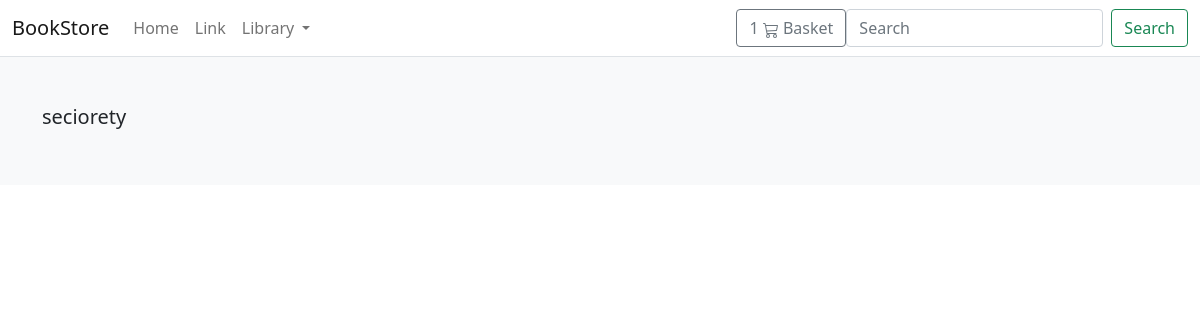
The app's page /cat/seciorety/, older data.
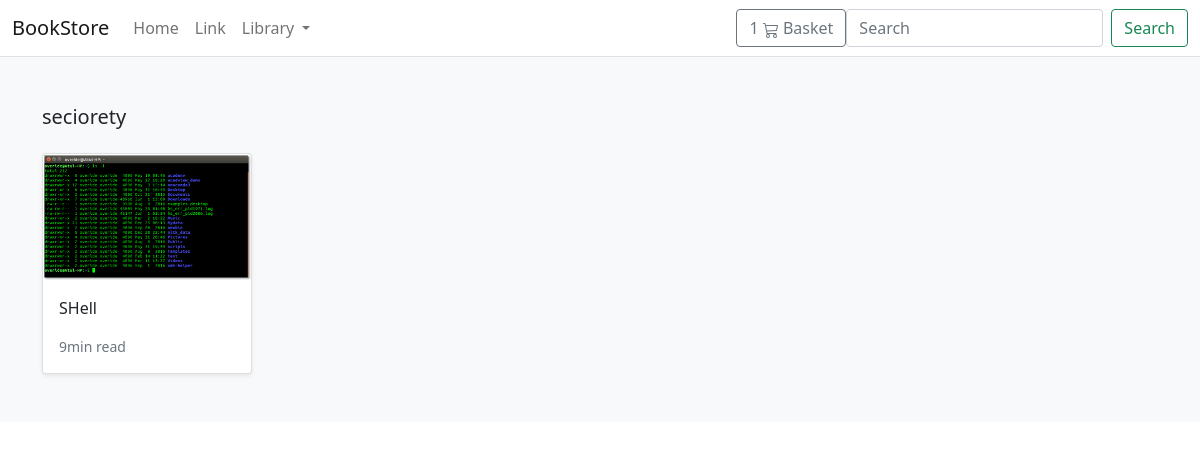
The same page, newer data.
### store/models.py (models this page shows, shortened)
class Category(models.Model):
    name =models.CharField(max_length=255,db_index=True)
    slug=models.SlugField(max_length=255,unique=True)
    class Meta:
        verbose_name_plural= 'Categories'
    def get_absolute_url(self):
        return reverse("store:categories",args=[self.slug])

class Product(models.Model):
    category = models.ForeignKey(Category,related_name='product',on_delete=models.CASCADE)
    created_by=models.ForeignKey(User,related_name="product_creator",on_delete=models.CASCADE)
    title=models.CharField(max_length=255)
    auther=models.CharField(max_length=255)
    describtion=models.TextField(blank=True)
    img=models.ImageField(upload_to='images/')
    slug=models.SlugField(max_length=255)
    price=models.DecimalField(max_digits=5,decimal_places=2)
    instock=models.BooleanField(default=True)
    isactive=models.BooleanField(default=True)
    created=models.TimeField(auto_now_add=True)
    updated=models.TimeField(auto_now=True)
    objects=models.Manager()
    products=ProductManager()
    class Meta:
        verbose_name_plural= 'Products'
        ordering=('-created',)
    def get_prod_url(self):
        return reverse("store:prod_details",args=[self.slug])

### store/views.py (the view)
# urls.py: path("cat/<slug:slug>/",views.list_cats,name='categories')
def list_cats(request,slug):
    categories=get_object_or_404(Category,slug=slug)
    prods=Product.objects.filter(category=categories)
    return render(request,"store/categories.html",{"cat":categories,"prods":prods})

### basket/contex_processor.py (called while the page is built)
def basket(request):
    return {"basket":Basket(request)}

### store/views.py (called while the page is built)
def categories(request):
     return  {"categories":Category.objects.all()}

### templates/store/categories.html (shortened to what this page needs)
{% extends "../base.html"%}
{%load static %}
{% block content %}
<main>
  <div class="album py-5 bg-light">
    <div class="container">
      <div class="pb-3 h5">{{ cat.name}}</div>
      <div class="row row-cols-1 row-cols-sm-2 row-cols-md-5 g-3">
        {% for product in prods %}
        <div class="col">
          <div class="card shadow-sm">
            <img class="img-fluid" alt="Responsive image" src="{{ product.img.url }}">
            <div class="card-body">
              <p class="card-text">
                <a class="text-dark text-decoration-none" href="{{product.get_prod_url}}">{{ product.title }}</a>
              </p>
              <div class="d-flex justify-content-between align-items-center">
                <small class="text-muted">9min read</small>
              </div>
            </div>
          </div>
        </div>
        {% endfor %}
      </div>
    </div>
  </div>
</main>
{% endblock %}

### templates/base.html (shortened to what this page needs)
{% load static %}
<!DOCTYPE html>
<html>
<head>
    <link href="https://cdn.jsdelivr.net/npm/bootstrap@5.0.0-beta1/dist/css/bootstrap.min.css" rel="stylesheet">
</head>
<body>
    <header>
        <nav class="navbar navbar-expand-md navbar-light bg-white border-bottom">
            <div class="container-fluid">
                <a class="navbar-brand" href="#">BookStore</a>
                <div class="collapse navbar-collapse" id="navbarCollapse">
                    <ul class="navbar-nav me-auto mb-2 mb-md-0">
                        <li class="nav-item active">
                            <a class="nav-link" aria-current="page" href="/">Home</a>
                        </li>
                        <li class="nav-item">
                            <a class="nav-link" href="#">Link</a>
                        </li>
                        <li class="nav-item dropdown">
                            <a class="nav-link dropdown-toggle" href="#" id="navbarDropdown" role="button" data-bs-toggle="dropdown" aria-expanded="false">
                                Library
                            </a>
                        </li>
                    </ul>
                     <a type="button" role="button" href="{% url "basket:basket_content" %}"
                        class="btn btn-outline-secondary">
                    <div id="basket-qty" class="d-inline-flex">1</div>
                        Basket
                    </a>
                    <form class="d-flex">
                        <input class="form-control me-2" type="search" placeholder="Search" aria-label="Search">
                        <button class="btn btn-outline-success" type="submit">Search</button>
                    </form>
                </div>
            </div>
        </nav>
    </header>
    <div id="content">{% block content %} {% endblock %}</div>
</body>
</html>

Row changes from the older to the newer data that the page shows:
added Product: img (picture), title "SHell"
